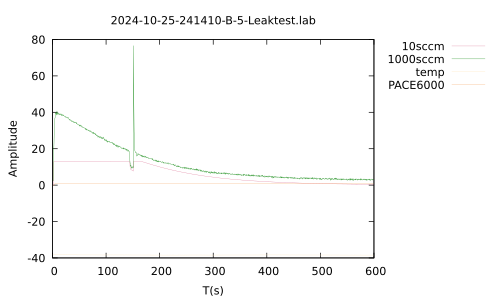

Generate this figure with gnuplot:
set terminal pdf
set encoding utf8
set output "2024-10-25-241410-B-5-Leaktest.pdf"
set encoding utf8
#set xrange [0.0:600.0]
#set yrange [0.0:20.0]
set key outside
set style line 1 linecolor rgb '#DB7093' linewidth 0.1
set style line 2 linecolor rgb '#008000' linewidth 0.1
set style line 3 linecolor rgb '#FFE4B5' linewidth 0.1
set style line 4 linecolor rgb '#F4A460' linewidth 0.1
set title "2024-10-25-241410-B-5-Leaktest.lab"
set xlabel "T(s)"
set ylabel "Amplitude"
plot "2024-10-25-241410-B-5-Leaktest.lab" every ::1 using 1:2 w l linestyle 1 title "10sccm", "2024-10-25-241410-B-5-Leaktest.lab" using 1:3 w l linestyle 2 title "1000sccm", "2024-10-25-241410-B-5-Leaktest.lab" using 1:4 w l linestyle 3 title "temp", "2024-10-25-241410-B-5-Leaktest.lab" using 1:5 w l linestyle 4 title "PACE6000"
